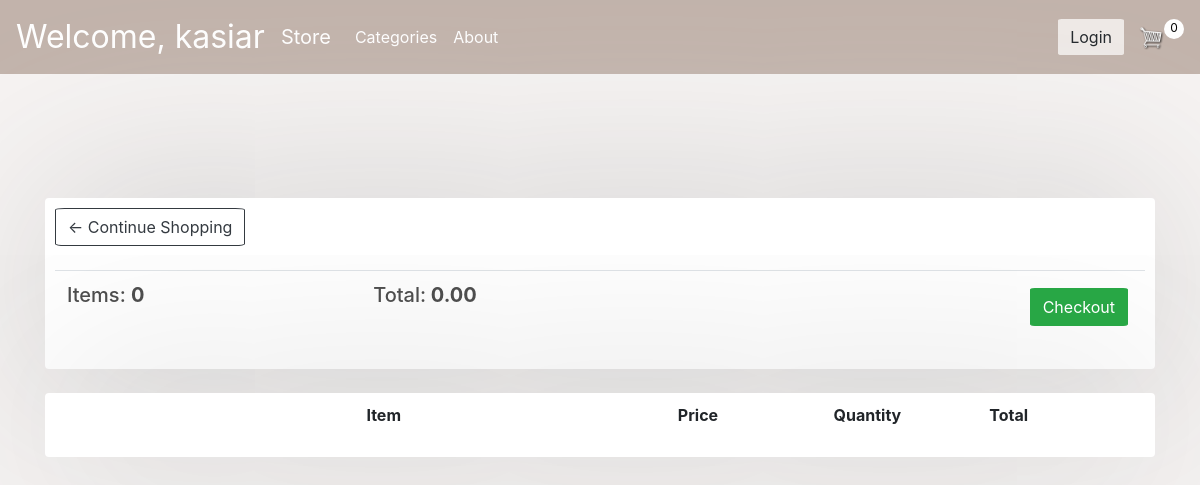
/cart/ (signed in), run on an earlier commit of the app's database.
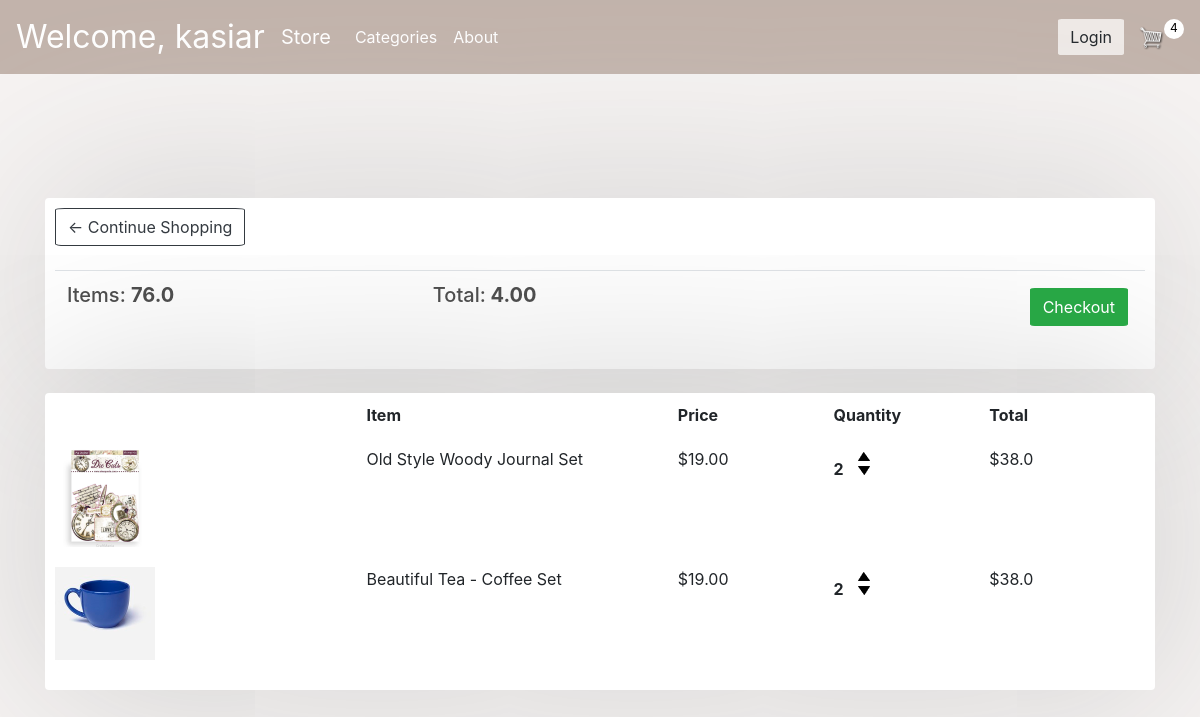
And on a later commit of the database.
### store/models.py (models this page shows, shortened)
class Order(models.Model):
    customer = models.ForeignKey(User, on_delete=models.SET_NULL, blank=True, null=True)
    date_ordered = models.DateTimeField(auto_now_add=True)
    complete = models.BooleanField(default=False, null=True, blank=False)
    transaction_id = models.CharField(max_length=100, null=True)
    @property
    def all_cart_value(self):
        orderitems = self.orderitem_set.all()
        total = sum([item.get_total for item in orderitems])
        return total
    @property
    def all_cart_quantity(self):
        orderitems = self.orderitem_set.all()
        total = sum([item.quantity for item in orderitems])
        return total

class OrderItem(models.Model):
    product = models.ForeignKey(Product, on_delete=models.SET_NULL, blank=True, null=True)
    order = models.ForeignKey(Order, on_delete=models.SET_NULL, blank=True, null=True)
    quantity = models.IntegerField(default=0, null=True, blank=True)
    date_added = models.DateTimeField(auto_now_add=True)
    @property
    def get_total(self):
        total=self.product.price*self.quantity
        return total

class Product(models.Model):
    name = models.CharField(max_length=200, null=True)
    price = models.FloatField()
    image = models.ImageField(null=True, blank=True)
    @property
    def imageURL(self):
        try:
            url=self.image.url
        except:
            url = ''
        return url

### store/views.py (the view)
# urls.py: path('cart/', views.CartView.as_view(), name="cart"),
class CartView(View):
    def get(self, request):
        data = cartData(request)
        cart_items = data['cartItems']
        order = data['order']
        items = data['items']
        context = {
            'items': items,
            'order': order,
            'cartItems': cart_items
        }
        return render(request, 'store/cart.html', context)

### store/utils.py (called while the page is built)
def cartData(request):
	if request.user.is_authenticated:
		customer = request.user
		order, created = Order.objects.get_or_create(customer=customer, complete=False)
		items = order.orderitem_set.all()
		cartItems = order.all_cart_quantity
	else:
		cookieData = cookieCart(request)
		cartItems = cookieData['cartItems']
		order = cookieData['order']
		items = cookieData['items']
	return {'cartItems':cartItems ,'order':order, 'items':items}

### store/templates/store/cart.html
{% extends 'store/main.html' %}
{% load static %}
{% block content %}
	<div class="row">
		<div class="col-lg-12">
			<div class="box-element">
				<a  class="btn btn-outline-dark" href="{% url 'store' %}">&#x2190; Continue Shopping</a>
				<br>
				<br>
				<table class="table">
					<tr>
						<th><h5>Items: <strong>{{order.all_cart_value}}</strong></h5></th>
						<th><h5>Total:<strong> {{order.all_cart_quantity|floatformat:2}}</strong></h5></th>
						<th>
							<a  style="float:right; margin:5px;" class="btn btn-success" href="{% url 'checkout' %}">Checkout</a>
						</th>
					</tr>
				</table>
			</div>
			<br>
			<div class="box-element">
				<div class="cart-row">
					<div style="flex:2"></div>
					<div style="flex:2"><strong>Item</strong></div>
					<div style="flex:1"><strong>Price</strong></div>
					<div style="flex:1"><strong>Quantity</strong></div>
					<div style="flex:1"><strong>Total</strong></div>
				</div>
				{% for item in items %}
				<div class="cart-row">
					<div style="flex:2"><img class="row-image" src="{{item.product.imageURL}}"></div>
					<div style="flex:2"><p>{{item.product.name}}</p></div>
					<div style="flex:1"><p>${{item.product.price|floatformat:2}}</p></div>
					<div style="flex:1">
						<p class="quantity">{{item.quantity}}</p>
						<div class="quantity">
							<img data-product="{{item.product.id}}" data-action="add" class="chg-quantity update-btn" src="{% static  'images/up.png' %}">
							<img data-product="{{item.product.id}}" data-action="remove" class="chg-quantity update-btn" src="{% static  'images/down.png' %}">
						</div>
					</div>
					<div style="flex:1"><p>${{item.get_total}}</p></div>
				</div>
				{% endfor %}
			</div>
		</div>
	</div>
{% endblock content %}

### store/templates/store/main.html (shortened to what this page needs)
<!DOCTYPE html>
{% load static %}
<html>
<head>
	<link rel="stylesheet" href="https://stackpath.bootstrapcdn.com/bootstrap/4.4.1/css/bootstrap.min.css">
    <link rel="stylesheet" href="https://cdn.jsdelivr.net/npm/bootstrap@4.5.3/dist/css/bootstrap.min.css">
	<link rel="stylesheet" type="text/css" href="{% static 'css/main.css' %}">
</head>
<body>
	<nav class="navbar navbar-expand-lg navbar-dark bg-dark">
		<a class="navbar-brand" id="user" href="{% url 'store' %}">Welcome, {{ user }}</a>
	  <a class="navbar-brand" href="{% url 'store' %}">Store </a>
	  <div class="collapse navbar-collapse" id="navbarSupportedContent">
	    <ul class="navbar-nav mr-auto">
	      <li class="nav-item active">
	        <a class="nav-link" href="{% url 'store' %}">Categories <span class="sr-only">(current)</span></a>
	      </li>
			 <li class="nav-item active">
	        <a class="nav-link" href="{% url 'about' %}">About <span class="sr-only">(current)</span></a>
	      </li>
	    </ul>
	    <div class="form-inline my-2 my-lg-0">
	     	<a href="{% url 'login' %}" class="btn btn-warning">Login</a>
	     	<a href="{% url 'cart' %}">
	    		<img  id="cart-icon" src="{% static 'images/cart.png' %}">
	    	</a>
	    	<p id="cart-total">{{cartItems}}</p>
	    </div>
	  </div>
	</nav>
     <div class="container">
            <br>
            {% block content %}
            {% endblock content %}
         </div>
</body>
</html>

What changed in the data, as far as the page shows it:
computed for Order: all_cart_value "0" → "76.0"; all_cart_quantity "0.00" → "4.00"
added OrderItem: product.imageURL (picture), product.name "Old Style Woody Journal Set", product.price "19.00", quantity "2", get_total "38.0"
added OrderItem: product.imageURL (picture), product.name "Beautiful Tea - Coffee Set", product.price "19.00", quantity "2", get_total "38.0"
Also different on the page:
{{ cartItems }}: "0" → "4"
